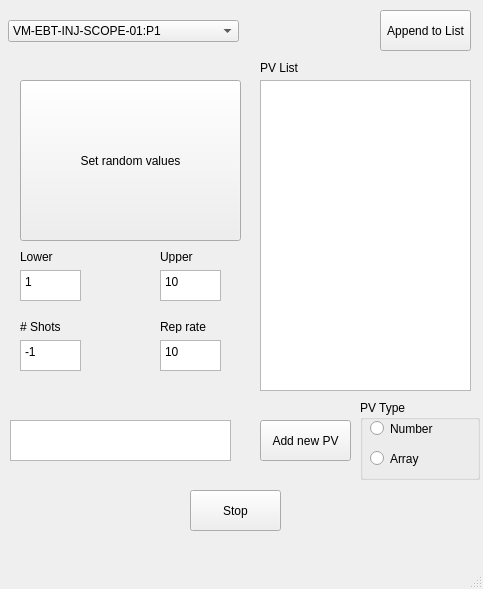
<?xml version="1.0" encoding="UTF-8"?>
<ui version="4.0">
 <class>MainWindow</class>
 <widget class="QMainWindow" name="MainWindow">
  <property name="geometry">
   <rect>
    <x>0</x>
    <y>0</y>
    <width>483</width>
    <height>589</height>
   </rect>
  </property>
  <property name="windowTitle">
   <string>MainWindow</string>
  </property>
  <widget class="QWidget" name="centralwidget">
   <widget class="QPushButton" name="pushButton">
    <property name="geometry">
     <rect>
      <x>20</x>
      <y>80</y>
      <width>221</width>
      <height>161</height>
     </rect>
    </property>
    <property name="text">
     <string>Set random values</string>
    </property>
   </widget>
   <widget class="QPlainTextEdit" name="plainTextEdit">
    <property name="geometry">
     <rect>
      <x>20</x>
      <y>270</y>
      <width>61</width>
      <height>31</height>
     </rect>
    </property>
    <property name="plainText">
     <string>1</string>
    </property>
   </widget>
   <widget class="QPlainTextEdit" name="plainTextEdit_2">
    <property name="geometry">
     <rect>
      <x>160</x>
      <y>270</y>
      <width>61</width>
      <height>31</height>
     </rect>
    </property>
    <property name="plainText">
     <string>10</string>
    </property>
   </widget>
   <widget class="QLabel" name="label">
    <property name="geometry">
     <rect>
      <x>20</x>
      <y>250</y>
      <width>46</width>
      <height>13</height>
     </rect>
    </property>
    <property name="text">
     <string>Lower</string>
    </property>
   </widget>
   <widget class="QLabel" name="label_2">
    <property name="geometry">
     <rect>
      <x>160</x>
      <y>250</y>
      <width>46</width>
      <height>13</height>
     </rect>
    </property>
    <property name="text">
     <string>Upper</string>
    </property>
   </widget>
   <widget class="QPlainTextEdit" name="plainTextEdit_4">
    <property name="geometry">
     <rect>
      <x>20</x>
      <y>340</y>
      <width>61</width>
      <height>31</height>
     </rect>
    </property>
    <property name="plainText">
     <string>-1</string>
    </property>
   </widget>
   <widget class="QPushButton" name="pushButton_2">
    <property name="geometry">
     <rect>
      <x>380</x>
      <y>10</y>
      <width>91</width>
      <height>41</height>
     </rect>
    </property>
    <property name="text">
     <string>Append to List</string>
    </property>
   </widget>
   <widget class="QComboBox" name="comboBox">
    <property name="geometry">
     <rect>
      <x>8</x>
      <y>20</y>
      <width>231</width>
      <height>22</height>
     </rect>
    </property>
    <item>
     <property name="text">
      <string>VM-EBT-INJ-SCOPE-01:P1</string>
     </property>
    </item>
    <item>
     <property name="text">
      <string>VM-EBT-INJ-SCOPE-01:P2</string>
     </property>
    </item>
    <item>
     <property name="text">
      <string>VM-EBT-INJ-SCOPE-01:P3</string>
     </property>
    </item>
    <item>
     <property name="text">
      <string>VM-EBT-INJ-SCOPE-01:P4</string>
     </property>
    </item>
    <item>
     <property name="text">
      <string>VM-EBT-INJ-DIA-BPMC-02:Y</string>
     </property>
    </item>
    <item>
     <property name="text">
      <string>VM-EBT-INJ-DIA-BPMC-04:X</string>
     </property>
    </item>
    <item>
     <property name="text">
      <string>VM-EBT-INJ-DIA-BPMC-06:X</string>
     </property>
    </item>
    <item>
     <property name="text">
      <string>VM-EBT-INJ-DIA-BPMC-08:X</string>
     </property>
    </item>
    <item>
     <property name="text">
      <string>VM-EBT-INJ-DIA-BPMC-10:X</string>
     </property>
    </item>
    <item>
     <property name="text">
      <string>VM-EBT-INJ-DIA-BPMC-12:X</string>
     </property>
    </item>
    <item>
     <property name="text">
      <string>VM-EBT-INJ-DIA-BPMC-02:Y</string>
     </property>
    </item>
    <item>
     <property name="text">
      <string>VM-EBT-INJ-DIA-BPMC-04:Y</string>
     </property>
    </item>
    <item>
     <property name="text">
      <string>VM-EBT-INJ-DIA-BPMC-06:Y</string>
     </property>
    </item>
    <item>
     <property name="text">
      <string>VM-EBT-INJ-DIA-BPMC-08:Y</string>
     </property>
    </item>
    <item>
     <property name="text">
      <string>VM-EBT-INJ-DIA-BPMC-10:Y</string>
     </property>
    </item>
    <item>
     <property name="text">
      <string>VM-EBT-INJ-DIA-BPMC-12:Y</string>
     </property>
    </item>
   </widget>
   <widget class="QPlainTextEdit" name="plainTextEdit_5">
    <property name="geometry">
     <rect>
      <x>160</x>
      <y>340</y>
      <width>61</width>
      <height>31</height>
     </rect>
    </property>
    <property name="plainText">
     <string>10</string>
    </property>
   </widget>
   <widget class="QLabel" name="label_3">
    <property name="geometry">
     <rect>
      <x>20</x>
      <y>320</y>
      <width>46</width>
      <height>13</height>
     </rect>
    </property>
    <property name="text">
     <string># Shots</string>
    </property>
   </widget>
   <widget class="QLabel" name="label_4">
    <property name="geometry">
     <rect>
      <x>160</x>
      <y>320</y>
      <width>46</width>
      <height>13</height>
     </rect>
    </property>
    <property name="text">
     <string>Rep rate</string>
    </property>
   </widget>
   <widget class="QPlainTextEdit" name="plainTextEdit">
    <property name="geometry">
     <rect>
      <x>260</x>
      <y>80</y>
      <width>211</width>
      <height>311</height>
     </rect>
    </property>
   </widget>
   <widget class="QLabel" name="label_5">
    <property name="geometry">
     <rect>
      <x>260</x>
      <y>60</y>
      <width>111</width>
      <height>16</height>
     </rect>
    </property>
    <property name="text">
     <string>PV List</string>
    </property>
   </widget>
   <widget class="QPushButton" name="pushButton_3">
    <property name="geometry">
     <rect>
      <x>260</x>
      <y>420</y>
      <width>91</width>
      <height>41</height>
     </rect>
    </property>
    <property name="text">
     <string>Add new PV</string>
    </property>
   </widget>
   <widget class="QPlainTextEdit" name="plainTextEdit_3">
    <property name="geometry">
     <rect>
      <x>10</x>
      <y>420</y>
      <width>221</width>
      <height>41</height>
     </rect>
    </property>
   </widget>
   <widget class="QGroupBox" name="groupBox">
    <property name="geometry">
     <rect>
      <x>360</x>
      <y>400</y>
      <width>120</width>
      <height>80</height>
     </rect>
    </property>
    <property name="title">
     <string>PV Type</string>
    </property>
    <widget class="QRadioButton" name="radioButton">
     <property name="geometry">
      <rect>
       <x>10</x>
       <y>20</y>
       <width>82</width>
       <height>17</height>
      </rect>
     </property>
     <property name="text">
      <string>Number</string>
     </property>
    </widget>
    <widget class="QRadioButton" name="radioButton_2">
     <property name="geometry">
      <rect>
       <x>10</x>
       <y>50</y>
       <width>82</width>
       <height>17</height>
      </rect>
     </property>
     <property name="text">
      <string>Array</string>
     </property>
    </widget>
   </widget>
   <widget class="QPushButton" name="pushButton_4">
    <property name="geometry">
     <rect>
      <x>190</x>
      <y>490</y>
      <width>91</width>
      <height>41</height>
     </rect>
    </property>
    <property name="text">
     <string>Stop</string>
    </property>
   </widget>
  </widget>
  <widget class="QMenuBar" name="menubar">
   <property name="geometry">
    <rect>
     <x>0</x>
     <y>0</y>
     <width>483</width>
     <height>21</height>
    </rect>
   </property>
  </widget>
  <widget class="QStatusBar" name="statusbar"/>
 </widget>
 <resources/>
 <connections/>
</ui>
